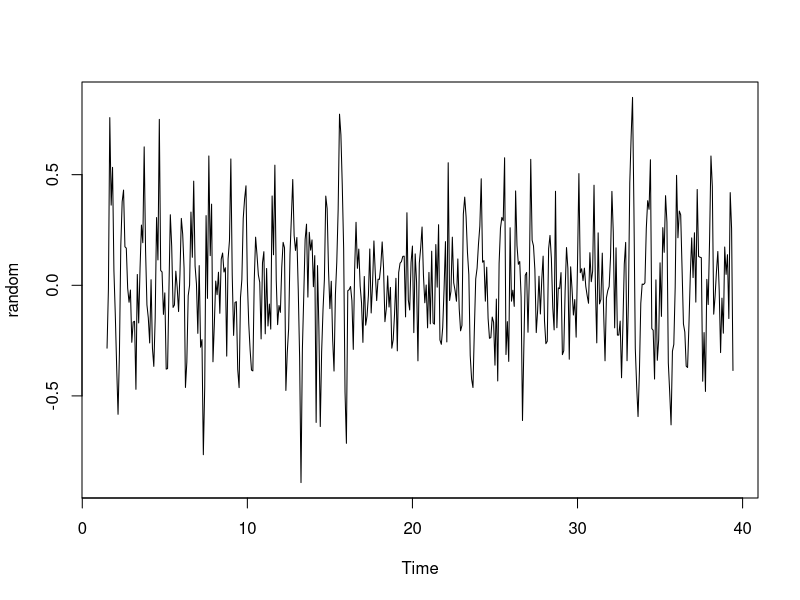

Generate this figure with R:
## ---- chunk 1
data<-co2
data<-ts(data,frequency = 12)
random<-na.omit(decompose(data)$random)
plot(random)
